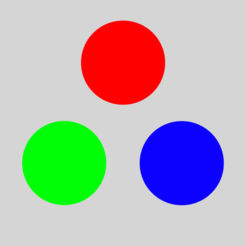
#> input picture CSE4106_Digital_Image_Processing/img/rgb.jpg, 246 x 246 px, found by its file name; its folder holds 5 pictures in this run
$ jupyter execute 'CSE_4106_Lab_1~Basic_Image_Operations.ipynb'   (shell and % lines are left out)
#> lines starting #> are read from the running program, lines starting #| are printed output that depends on the picture
**Google Drive Mount**

[cell 1]
from google.colab import drive
drive.mount('/content/drive')

[cell 2]
import os
imgdir = "/content/drive/My Drive/Colab Notebooks/CSE_4106_Digital_Image_Processing/img"

files = os.listdir(imgdir)
print(files)

# ***Reading & Displaying an image***
* OpenCV-Python is a library of Python bindings designed to solve computer vision problems.
* cv2.imread() method loads an image from the specified file.
* If the image cannot be read (because of missing file, improper permissions, unsupported or invalid format) then this method returns an empty matrix.
* Syntax: cv2.imread(path, flag)

* Parameters:
* path: A string representing the path of the image to be read.
* flag: It specifies the way in which image should be read. It’s default value is cv2.IMREAD_COLOR.
1.   cv2.IMREAD_COLOR or 1
2.   cv2.IMREAD_GRAYSCALE 0r 0
3.   cv2.IMREAD_UNCHANGED or -1
* Return Value: This method returns an image that is loaded from the specified file.

For image import problem
https://medium.com/@ingaleashay/loading-and-displaying-images-in-google-colab-a-guide-with-opencv-pil-and-matplotlib-d13bf5b8fe6b

[cell 3]
#import the libraries
import numpy as np
import matplotlib.pyplot as plt
import cv2
from google.colab.patches import cv2_imshow

#reading the image as: BGR
image = cv2.imread(imgdir+"/rgb.jpg")
#> image is the input picture: shape (246, 246, 3); mean B, G, R 178.2, 177.8, 178.7
cv2_imshow(image)
plt.imshow(image)

#save the image
cv2.imwrite('testing_save.png',image)
#> Out = True

# ***Changing the color spaces***

*   A color space is a protocol for representing colors in a way that makes them easily reproducible. We know that grayscale images have single pixel values and color images contain 3 values for each pixel the intensities of the Red, Green and Blue channels.
*  OpenCV reads a given image in the **BGR** format by **default**. So, you’ll need to change the color space of your image from BGR to RGB when reading images using OpenCV.
* For **color conversion**, we use the function **cv2.cvtColor(input image, flag)** where flag deter- mines the type of conversion.

1. For BGR ->Gray conversion we use the flags cv2.COLOR_BGR2GRAY.
2. For BGR -> RGB conversion we use the flags cv2.COLOR_BGR2RGB.
3. For BGR -> HSV, we use the flag cv2.COLOR_BGR2HSV.

**Convert to Gray Scale**

[cell 4]
#converting the image into grayscale
image_gray = cv2.cvtColor(image, cv2.COLOR_BGR2GRAY)
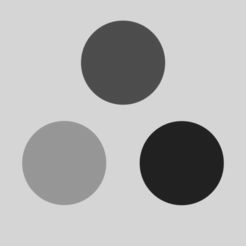
#> image_gray: shape (246, 246); min 26, max 232, mean 178.1
#display the image
cv2_imshow(image_gray)

**cv2.cvtColor:** This is a function from the OpenCV (Open Source Computer Vision) library. It's used to convert an image from one color space to another.
**image:** This is the input image that you want to convert. It's assumed that you have loaded an image using OpenCV before this line of code.

**cv2.COLOR_BGR2HSV:** This is the conversion code specifying the color space **conversion** you want to perform. In this case, it converts the image from the BGR (Blue, Green, Red) color space to HSV **(Hue, Saturation, Value)** color space. HSV is often preferred in image processing tasks because it **separates intensity** information (value) from color information (hue and saturation), which can be useful for various operations like **color segmentation, thresholding,** etc.

[cell 5]
#converting the image in HSV color space
image_hsv = cv2.cvtColor(image, cv2.COLOR_BGR2HSV) #cvt: ConVerT
#> image_hsv: shape (246, 246, 3); mean H, S, V 23.1, 71.1, 224.6
#display the image
cv2_imshow(image_hsv)
plt.imshow(image_hsv)

<h3>Hue:</h3> Hue tells the **angle to look** at the **cylindrical disk**. The hue represents the **color**. The hue value ranges from o to 360 degrees.
Angle (in degree)

Color

0-60

Red

60-120

Yellow

120-180

Green

180-240

Cyan

240-300

Blue

300-360

Magenta

<h3>Saturation:</h3> The saturation value tells us how much **quantity** of respective color must be added. A 100% saturation means that complete pure color is added, while a **0% saturation** means no color is added, resulting in **grayscale**.

<h3>Value:</h3> The value represents the brightness concerning the saturation of the color. the value 0 represents total black darkness, while the value 100 will mean a full brightness and depend on the saturation.

<h3>Advantages:</h3>
The advantage of HSV is that it generalizes how **humans perceive color**. Hence it is the most accurate depiction of how we feel colors on the computer screen. Also, the HSV color space separates the luma from the color information. this allows us to perform the operations mentioned above in the applications section, as the histogram equalization will only be required for intensity values.

[cell 6]
# Converting the image to HSV color space
image_hsv = cv2.cvtColor(image, cv2.COLOR_BGR2HSV)

# Display the image using cv2_imshow
cv2_imshow(cv2.cvtColor(image_hsv, cv2.COLOR_HSV2BGR))

# Display the image using plt.imshow
plt.imshow(cv2.cvtColor(image_hsv, cv2.COLOR_HSV2RGB))
plt.show()

[cell 7]
#converting the image in RGB color space
image_rgb = cv2.cvtColor(image, cv2.COLOR_BGR2RGB)
#display the image
cv2_imshow(image_rgb)
plt.imshow(image_rgb)

[cell 8]
#import matplotlib.pyplot as plt
#import cv2

# Load an image
image = cv2.imread(imgdir+"/rgb.jpg")
image = cv2.cvtColor(image, cv2.COLOR_BGR2RGB)

# Display the image
plt.figure(figsize=(8, 6))  # Set the size of the figure
# Which image to show in plot
plt.imshow(image)


# Set title
plt.title('Image Title: plt.title()')

# Hide x and y axis ticks
plt.xticks([])
plt.yticks([])

# Set labels for x and y axes (optional for images)
plt.xlabel('plt.xlabel()')
plt.ylabel('plt.ylabel()')

# Add a colorbar (if needed)
plt.colorbar()

# Show the plot
plt.show()
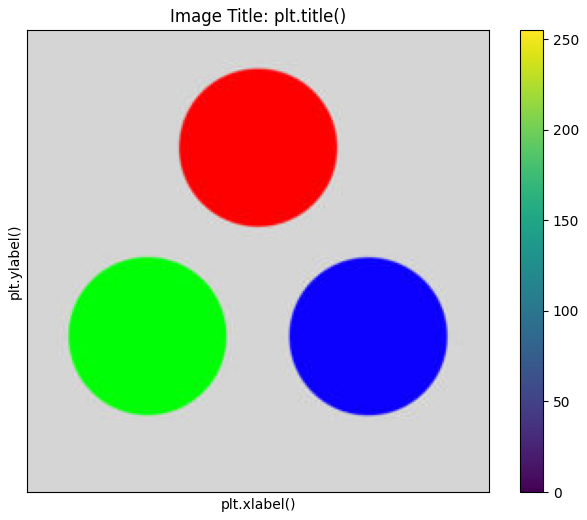
#> figure drawn by matplotlib, 2 panels

[cell 9]
# import matplotlib.pyplot as plt

# Sample data
x = [1, 2, 3, 4, 5]
y = [10, 20, 25, 30, 35]

# Plot the data
plt.plot(x, y)

# Set title
plt.title('Example Plot')

# Set labels for x and y axes
plt.xlabel('X-axis Label')
plt.ylabel('Y-axis Label')

# Set limits for x and y axes
plt.xlim(0, 6)
plt.ylim(0, 40)

# Customize ticks on x and y axes
plt.xticks([1, 2, 3, 4, 5], ['A', 'B', 'C', 'D', 'E'])
plt.yticks([10, 20, 30, 40], ['Low', 'Medium', 'High', 'Very High'])

# Add gridlines
plt.grid(True)

# Add legend
plt.legend(['Data'], loc='upper left')

# Show the plot
plt.show()
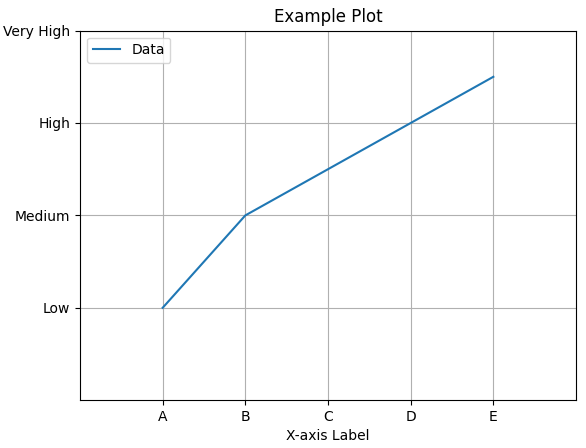
#> figure drawn by matplotlib, 1 panel

# ***Accessing Image Properties***
* Properties of the image such as shape and size are accessed using NumPy array functions.
* Image properties include number of rows, columns and channels, type of image data, number of pixels etc.

[cell 10]
#import the libraries
import numpy as np
import matplotlib.pyplot as plt
import cv2

#reading the image
image = cv2.imread(imgdir+"/rgb.jpg")

#Displaying image properties
print('Image shape:', image.shape)
#| Image shape: (246, 246, 3)
print('Total number of pixels:', image.size)
#| Total number of pixels: 181548
print('Dimension:', image.ndim)
#| Dimension: 3
print (type(image))
#| <class 'numpy.ndarray'>
print(image)
#> (printed output is left out)
print("\nimage[0][0]:",image[0][0])
#| image[0][0]: [213 213 213]

***Another ways to access the image properties***
* The image.shape function can provide the dimension of a given image.
* The shape() function stores each of the dimension of the image like the height of the image, width of the image and number of channels in the image at different indices.
1. The height of the image is stored at the index 0.
2. The width of the image is stored at index 1.
3. The number of channels in the image is stored at index 2.

[cell 11]
height = image.shape[0]
#> height = 246
width = image.shape[1]
#> width = 246
num_channels = image.shape[2]
#> num_channels = 3

print('The height of the input image is : ', height)
#| The height of the input image is :  246
print('The width of the input image is : ', width)
#| The width of the input image is :  246
print('The Number of Channels in the input image are : ', num_channels)
#| The Number of Channels in the input image are :  3

# ***Splitting & Merging Image Channels***
* The B,G,R channels of an image can be split into their individual planes when needed.
* Then, the individual channels can be merged back together to form a BGR image again.
* In OpenCV, an image is represented as a NumPy array of shape (height, width, num_channels), where num_channels corresponds to the number of color channels in the image. For a color image, the num_channels is typically 3, corresponding to the Red, Green, and Blue channels (RGB).
* Splits the image array into separate pixel arrays for each color channel (Red, Green, and Blue) using the split () function, and stores them in the r, g, and b variables.
* Merges the individual color channels into a single RGB image using the merge () function.

[cell 12]
#Splitting Image Channels
b, g, r = cv2.split(image)
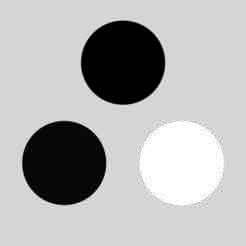
#> b: shape (246, 246); min 0, max 255, mean 178.2
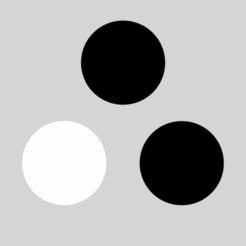
#> g: shape (246, 246); min 0, max 255, mean 177.8
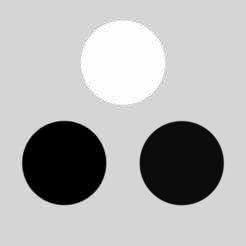
#> r: shape (246, 246); min 0, max 255, mean 178.7

print("b:\n",b)
#> (printed output is left out)
print("g:\n",g)
#> (printed output is left out)
print("r:\n",r)
#> (printed output is left out)

rgb_image = cv2.merge((r, g, b))
num_red_pixels = cv2.countNonZero(r)
#> num_red_pixels = 55672
num_green_pixels = cv2.countNonZero(g)
#> num_green_pixels = 55276
num_blue_pixels = cv2.countNonZero(b)
#> num_blue_pixels = 55353

# Display the total number of pixels for each color channel
print('\nTotal number of red pixels:', num_red_pixels)
#| Total number of red pixels: 55672
print('Total number of green pixels:', num_green_pixels)
#| Total number of green pixels: 55276
print('Total number of blue pixels:', num_blue_pixels)
#| Total number of blue pixels: 55353

[cell 13]
#Displaying different image channels
#creates a figure with a size of 12 inches width by 10 inches height and adds two subplots to it.
fig = plt.figure(figsize=(12,10))
# Creating subplot for top left corner of the grid
ax1 = fig.add_subplot(121)
# Creating subplot for top right corner of the grid
ax2 = fig.add_subplot(122)

ax1.imshow(image)
ax1.title.set_text('BGR Channeled Image')
ax2.imshow(rgb_image)
ax2.title.set_text('RGB Channeled Image')
#> figure, not shown here; B, G, R data is drawn as R, G, B

# ***Seperating Image Channels and Displaying it Individually***

[cell 14]
import cv2
import matplotlib.pyplot as plt

# Load an image
image = cv2.imread(imgdir+"/rgb.jpg")

# Extract the channel pixel array
r = image[:,:,2]
g = image[:,:,1]
b = image[:,:,0]

print("b:\n",b)
#> (printed output is left out)
print("g:\n",g)
#> (printed output is left out)
print("r:\n",r)
#> (printed output is left out)

# ***Seperating Image Channels and Displaying Using Color Map***

This code snippet is using Matplotlib, a popular plotting library in Python, to display the red, green, and blue channels of an image side by side. Here's a breakdown:

1. `fig, axs = plt.subplots(1, 3, figsize=(10, 5))`: This line creates a figure (`fig`) and an array of subplots (`axs`) with 1 row and 3 columns, effectively creating a layout for three plots side by side. The `figsize` parameter specifies the width and height of the figure in inches.

2. `axs[0].imshow(r, cmap='gray')`: This line displays the red channel (`r`) of the image in the first subplot (`axs[0]`). The `cmap='gray'` argument specifies that the colormap used for displaying the image is grayscale.

3. `axs[0].set_title('Red Channel')`: This line sets the title of the first subplot to 'Red Channel'.

4. `axs[1].imshow(g, cmap='gray')`: Similarly, this line displays the green channel (`g`) of the image in the second subplot (`axs[1]`) and sets the colormap to grayscale.

5. `axs[1].set_title('Green Channel')`: This line sets the title of the second subplot to 'Green Channel'.

6. `axs[2].imshow(b, cmap='gray')`: Likewise, this line displays the blue channel (`b`) of the image in the third subplot (`axs[2]`) and sets the colormap to grayscale.

7. `axs[2].set_title('Blue Channel')`: This line sets the title of the third subplot to 'Blue Channel'.

8. `plt.show()`: Finally, this command displays the entire plot with the three subplots side by side.

[cell 15]
fig, axs = plt.subplots(1, 3, figsize=(10, 5))
# Display the red channel image in the first subplot
axs[0].imshow(r, cmap='gray')
axs[0].set_title('Red Channel')

# Display the green channel image in the second subplot
axs[1].imshow(g, cmap='gray')
axs[1].set_title('Green Channel')

# Display the blue channel image in the third subplot
axs[2].imshow(b, cmap='gray')
axs[2].set_title('Blue Channel')

# Show the plot
plt.show()

[cell 16]
fig, axs = plt.subplots(1, 3, figsize=(10, 5))
# 10 inches wide and 5 inches tall

# Display the red channel image in the first subplot with a colorful colormap
axs[0].imshow(r, cmap='Reds')  # Example colormap: 'Reds'
axs[0].set_title('Red Channel')

# Display the green channel image in the second subplot with a colorful colormap
axs[1].imshow(g, cmap='Greens')  # Example colormap: 'Greens'
axs[1].set_title('Green Channel')

# Display the blue channel image in the third subplot with a colorful colormap
axs[2].imshow(b, cmap='Blues')  # Example colormap: 'Blues'
axs[2].set_title('Blue Channel')

# Show the plot
plt.show()

# ***Image Resize and Rotation***

[cell 17]
import cv2
import matplotlib.pyplot as plt

# Load an image
image = cv2.imread(imgdir+"/rgb.jpg")
image = cv2.cvtColor(image,cv2.COLOR_BGR2RGB)

#rotation of an image
rotated_image = cv2.rotate(image, cv2.ROTATE_90_CLOCKWISE)
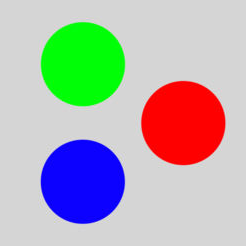
#> rotated_image: shape (246, 246, 3); mean R, G, B 178.7, 177.8, 178.2
#resizing of an image
resized_img = cv2.resize(image, (512,256), interpolation = cv2.INTER_LINEAR)
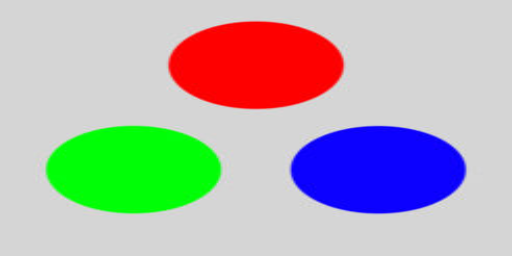
#> resized_img: shape (256, 512, 3); mean R, G, B 178.7, 177.7, 178.2

plt.figure()
plt.imshow(rotated_image)

plt.show()
cv2_imshow(resized_img)
print(resized_img.shape)
#| (256, 512, 3)
